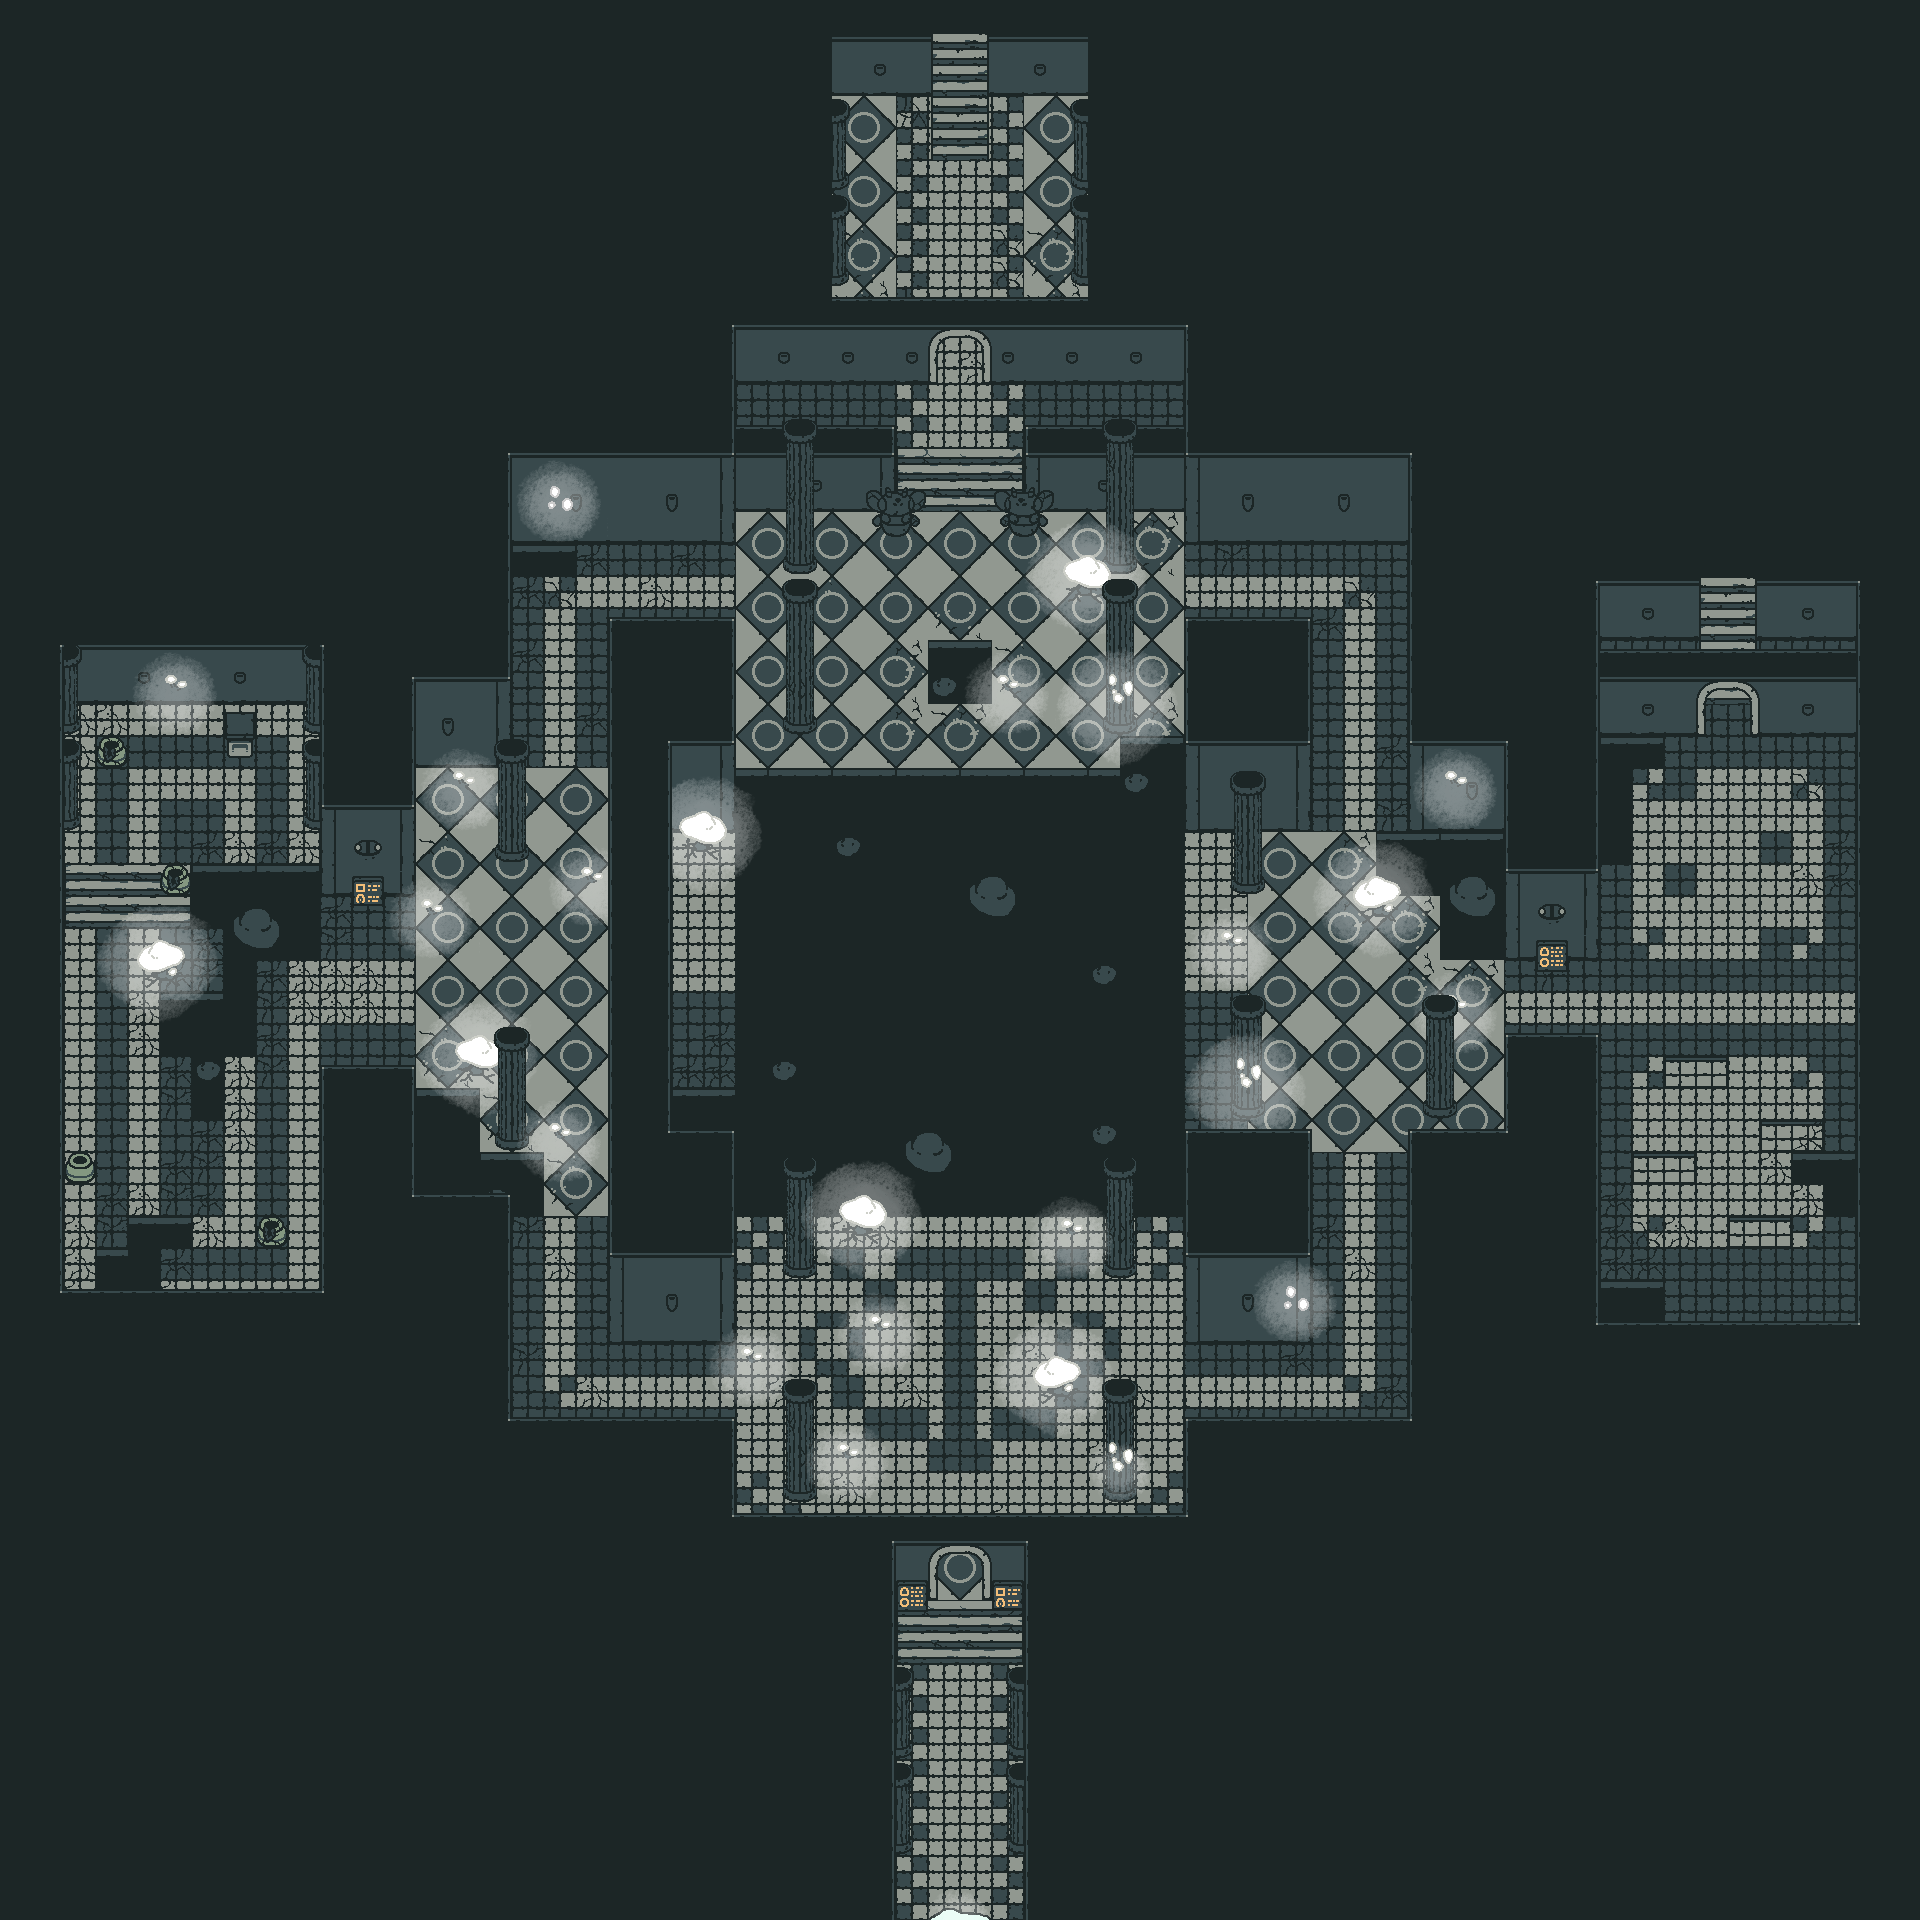

The image is a tile-based game level rendered from a .tmx file. Its description and source (layers, tilesets, objects; grid data summarised) follow:
An orthogonal 60x60 tile map with 32x32 px tiles, 5 tile layers (FLOOR, MIDDLE, ABOVE, LIGHT, ...), 3 tilesets and 150 objects (12x bumper_bounce, 4x text_old, 4x mote, 4x block, 2x bumper, ...).

<map version="1.2" tiledversion="1.2.3" orientation="orthogonal" renderorder="right-down" width="60" height="60" tilewidth="32" tileheight="32" infinite="0" nextlayerid="27" nextobjectid="515">
 <tileset firstgid="1" source="tilesets/objects.tsx" />
 <tileset firstgid="9" source="tilesets/light.tsx" />
 <tileset firstgid="81" source="tilesets/dungeon.tsx" />
 <layer id="22" name="FLOOR" width="60" height="60">
  <data>[3600 cells, 3600 non-empty, 53 distinct tile ids]</data>
 </layer>
 <layer id="23" name="MIDDLE" width="60" height="60">
  <data>[3600 cells, 118 non-empty, 32 distinct tile ids]</data>
 </layer>
 <layer id="24" name="ABOVE" width="60" height="60">
  <data>[3600 cells, 2275 non-empty, 30 distinct tile ids]</data>
 </layer>
 <layer id="25" name="LIGHT" width="60" height="60" opacity="0.38">
  <data>[3600 cells, 277 non-empty, 29 distinct tile ids]</data>
 </layer>
 <layer id="26" name="OVERHEAD" width="60" height="60">
  <data>[3600 cells, 48 non-empty, 7 distinct tile ids]</data>
 </layer>
 <objectgroup color="#5500ff" id="5" name="SLOPES" visible="0" opacity="0.69">
  <object id="375" x="896" y="1600" width="128" height="64" />
  <object id="376" x="896" y="448" width="128" height="64" />
  <object id="386" x="928" y="32" width="64" height="128" />
  <object id="387" x="1696" y="576" width="64" height="128" />
  <object id="512" x="64" y="864" width="128" height="64" />
 </objectgroup>
 <objectgroup color="#32e3c6" id="6" name="TERRAIN" visible="0" />
 <objectgroup color="#12e744" id="7" name="COLLISION" opacity="0.5">
  <object id="326" x="0" y="1312" width="416" height="608" />
  <object id="327" x="416" y="1536" width="480" height="384" />
  <object id="328" x="1024" y="1536" width="480" height="384" />
  <object id="330" x="1504" y="1344" width="416" height="576" />
  <object id="331" x="1504" y="1056" width="96" height="288" />
  <object id="332" x="320" y="1088" width="96" height="224" />
  <object id="333" x="320" y="672" width="96" height="224" />
  <object id="334" x="1504" y="640" width="96" height="320" />
  <object id="336" x="1856" y="640" width="64" height="704" />
  <object id="337" x="0" y="672" width="64" height="640" />
  <object id="338" x="0" y="0" width="512" height="672" />
  <object id="339" x="1504" y="0" width="416" height="576" />
  <object id="346" x="512" y="320" width="426" height="64" />
  <object id="348" x="512" y="0" width="128" height="320" />
  <object id="351" x="640" y="0" width="288" height="96" />
  <object id="352" x="982" y="320" width="426" height="64" />
  <object id="353" x="1280" y="0" width="128" height="320" />
  <object id="354" x="1408" y="0" width="96" height="832" />
  <object id="378" x="512" y="1440" width="224" height="96" />
  <object id="379" x="1184" y="1440" width="224" height="96" />
  <object id="380" x="1184" y="1152" width="128" height="192" />
  <object id="381" x="608" y="1152" width="128" height="192" />
  <object id="383" x="608" y="640" width="64" height="512" />
  <object id="384" x="672" y="640" width="64" height="192" />
  <object id="385" x="1184" y="640" width="128" height="192" />
  <object id="388" x="992" y="0" width="288" height="96" />
  <object id="389" x="1688" y="576" width="8" height="128" />
  <object id="390" x="1760" y="576" width="8" height="128" />
  <object id="391" x="920" y="64" width="8" height="96" />
  <object id="392" x="992" y="64" width="8" height="96" />
  <object id="393" x="416" y="672" width="96" height="96" />
  <object id="394" x="512" y="384" width="224" height="160" />
  <object id="395" x="1184" y="384" width="224" height="160" />
  <object id="397" x="1408" y="1152" width="96" height="384" />
  <object id="398" x="416" y="1216" width="96" height="320" />
  <object id="399" x="512" y="544" width="64" height="32" />
  <object id="400" x="640" y="96" width="192" height="224" />
  <object id="401" x="1088" y="96" width="192" height="224" />
  <object id="402" x="896" y="1536" width="42" height="64" />
  <object id="403" x="982" y="1536" width="42" height="64" />
  <object id="404" x="1120" y="736" width="64" height="40" />
  <object id="405" x="416" y="1088" width="64" height="128" />
  <object id="406" x="480" y="1152" width="64" height="64" />
  <object id="407" x="1376" y="832" width="128" height="64" />
  <object id="408" x="1440" y="896" width="64" height="64" />
  <object id="409" x="64" y="672" width="256" height="32" />
  <object id="410" x="840" y="1216" width="48" height="24" />
  <object id="411" x="1032" y="1376" width="48" height="24" />
  <object id="412" x="1232" y="1088" width="32" height="32" />
  <object id="413" x="1352" y="896" width="48" height="24" />
  <object id="415" x="1064" y="576" width="48" height="24" />
  <object id="417" x="456" y="1056" width="48" height="24" />
  <object id="418" x="1504" y="576" width="184" height="64" />
  <object id="420" x="928" y="640" width="64" height="64" />
  <object id="421" x="736" y="448" width="160" height="64" />
  <object id="422" x="1024" y="448" width="160" height="64" />
  <object id="424" x="1760" y="576" width="160" height="64" />
  <object id="425" x="256" y="864" width="64" height="96" />
  <object id="426" x="224" y="864" width="32" height="128" />
  <object id="427" x="160" y="992" width="96" height="64" />
  <object id="428" x="192" y="1056" width="32" height="64" />
  <object id="429" x="128" y="1216" width="64" height="32" />
  <object id="430" x="96" y="1248" width="64" height="64" />
  <object id="438" x="192" y="864" width="32" height="64" />
  <object id="439" x="304" y="704" width="16" height="32" />
  <object id="440" x="64" y="704" width="16" height="32" />
  <object id="441" x="304" y="800" width="16" height="32" />
  <object id="445" x="64" y="800" width="16" height="32" />
  <object id="446" x="96" y="736" width="32" height="32" />
  <object id="447" x="64" y="1152" width="32" height="32" />
  <object id="448" x="256" y="1216" width="32" height="32" />
  <object id="454" x="136" y="952" width="48" height="32" />
  <object id="459" x="352" y="896" width="32" height="8" />
  <object id="460" x="1536" y="960" width="32" height="8" />
  <object id="461" x="896" y="1600" width="32" height="8" />
  <object id="462" x="992" y="1600" width="32" height="8" />
  <object id="463" x="784" y="1248" width="32" height="32" />
  <object id="464" x="784" y="1472" width="32" height="32" />
  <object id="465" x="1104" y="1472" width="32" height="32" />
  <object id="466" x="1104" y="1248" width="32" height="32" />
  <object id="467" x="1424" y="1088" width="32" height="32" />
  <object id="468" x="1232" y="864" width="32" height="32" />
  <object id="469" x="496" y="832" width="32" height="32" />
  <object id="470" x="496" y="1120" width="32" height="32" />
  <object id="472" x="784" y="704" width="32" height="32" />
  <object id="473" x="784" y="544" width="32" height="32" />
  <object id="474" x="1104" y="544" width="32" height="32" />
  <object id="475" x="1104" y="704" width="32" height="32" />
  <object id="476" x="864" y="504" width="56" height="32" />
  <object id="477" x="1000" y="504" width="56" height="32" />
  <object id="478" x="160" y="864" width="32" height="32" />
  <object id="479" x="896" y="1824" width="16" height="32" />
  <object id="480" x="896" y="1728" width="16" height="32" />
  <object id="481" x="1008" y="1728" width="16" height="32" />
  <object id="482" x="1008" y="1824" width="16" height="32" />
  <object id="483" x="832" y="256" width="16" height="32" />
  <object id="484" x="832" y="160" width="16" height="32" />
  <object id="485" x="1072" y="160" width="16" height="32" />
  <object id="486" x="1072" y="256" width="16" height="32" />
  <object id="487" x="672" y="1088" width="64" height="64" />
  </objectgroup>
 <objectgroup id="8" name="ENTITIES" opacity="0.64">
  <!-- 35 objects omitted --></objectgroup>
</map>
<!-- 45 of 150 objects omitted -->
